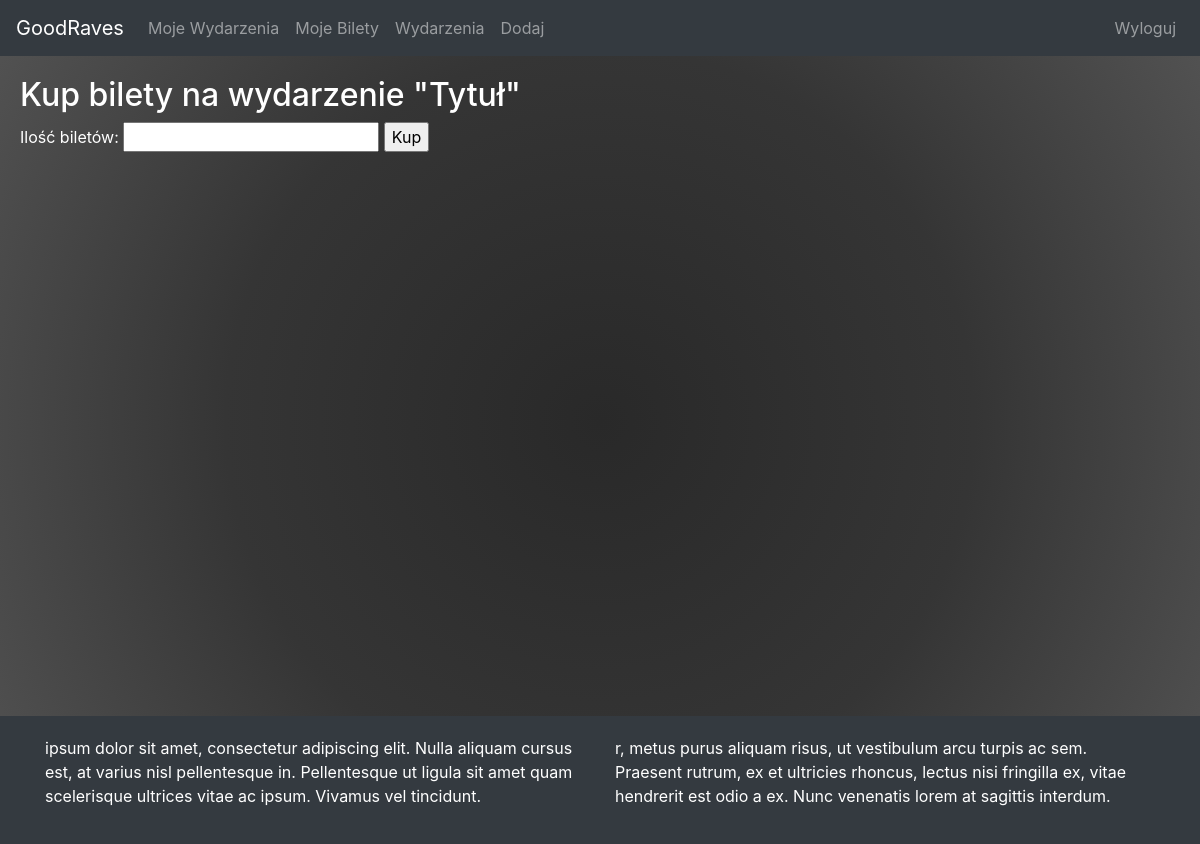
The app's page /buy_tickets/1/ (signed in), older data.
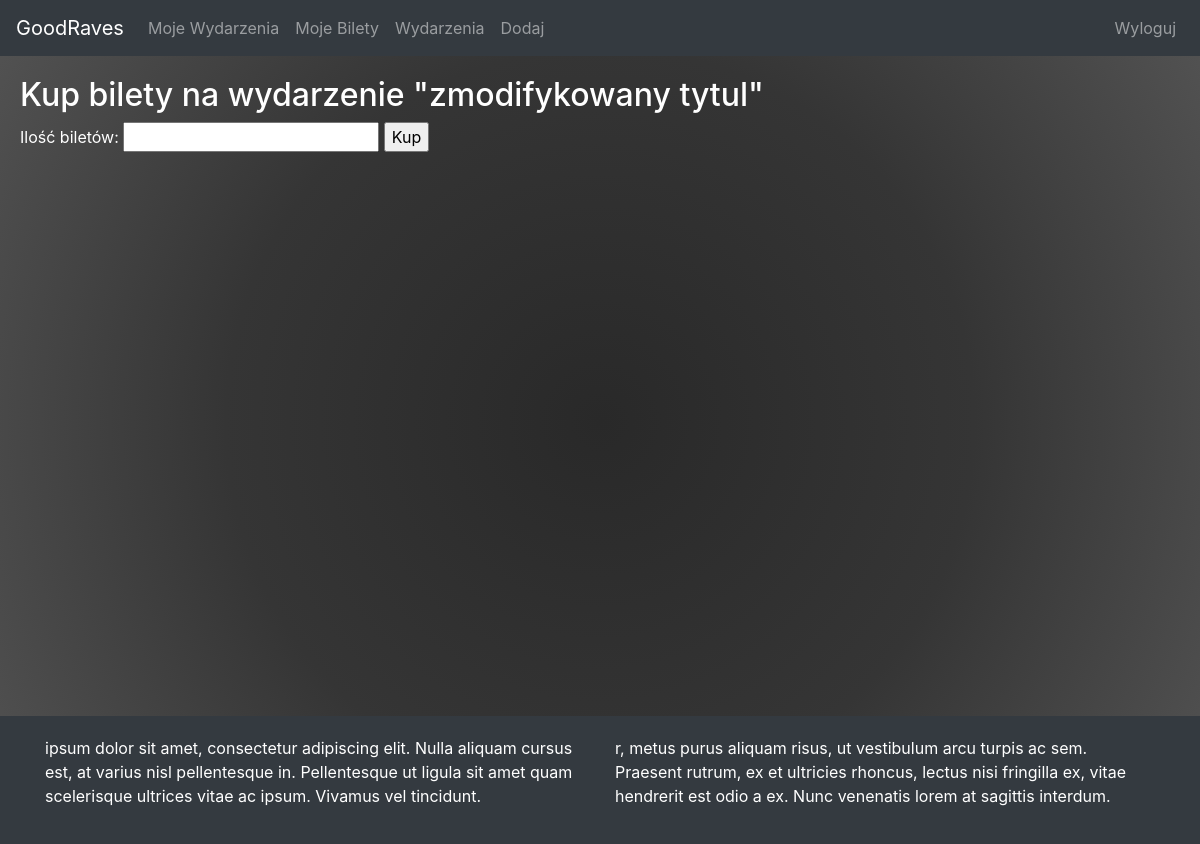
The same page, newer data.
### cms/models.py (models this page shows, shortened)
class Event(models.Model):
    title = models.CharField(max_length=200)
    content = models.TextField()
    author = models.ForeignKey(User, on_delete=models.CASCADE)
    date_added = models.DateTimeField(auto_now=True)
    ticket_quantity = models.PositiveIntegerField(default=0)
    ticket_price = models.DecimalField(max_digits=10, decimal_places=2, default=0.0)
    data_wydarzenia = models.DateField(default=datetime.date.today)

### cms/views.py (the view)
# urls.py: path('buy_tickets/<int:event_id>/', views.buy_tickets, name='buy_tickets'),
@login_required
def buy_tickets(request, event_id):
    event = Event.objects.get(pk=event_id)
    if request.method == 'POST':
        quantity = int(request.POST['quantity'])
        price = event.ticket_price * quantity
        ticket = Ticket(user=request.user, event=event, quantity=quantity, price=price)
        ticket.save()
        return redirect('cms:user_tickets')  # Przekierowanie do profilu po zakupie biletów
    return render(request, 'events/buy_tickets.html', {'event': event})

### cms/templates/events/buy_tickets.html (shortened to what this page needs)
{% extends 'events/base.html' %}
{% block content %}
    <h2>Kup bilety na wydarzenie "{{ event.title }}"</h2>
    <form method="POST">
        <label for="quantity">Ilość biletów:</label>
        <input type="number" name="quantity" id="quantity" min="1" required>
        <input type="submit" value="Kup">
    </form>
{% endblock %}

Row changes from the older to the newer data that the page shows:
changed Event: title "Tytuł" → "zmodifykowany tytul"
